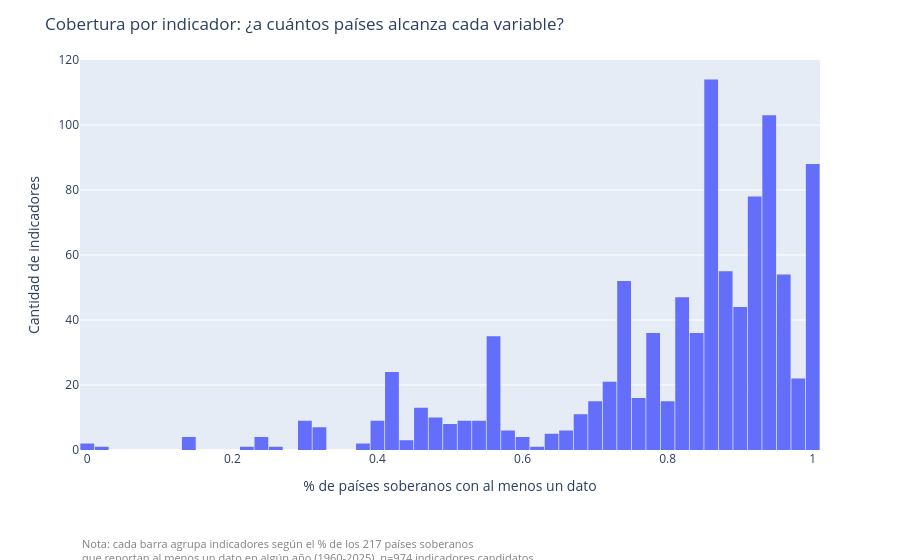

Source (notebook cell):
### Markdown cell above
## Graficamos distribución de los porcentajes de cobertura

### Code cell
df_plot = disponibilidad_indicador_full.reset_index().rename(columns={"index": "Código WDI"})

fig_cobertura_indicador = px.histogram(
    df_plot,
    x="pct_paises_con_dato",
    nbins=50,
    hover_data=["Código WDI", "n_paises_con_dato", "primer_anio", "ultimo_anio"],
    labels={"pct_paises_con_dato": "% de países soberanos con al menos un dato"},
)

fig_cobertura_indicador.update_layout(
    title="Cobertura por indicador: ¿a cuántos países alcanza cada variable?",
    xaxis_title="% de países soberanos con al menos un dato",
    yaxis_title="Cantidad de indicadores",
    bargap=0.05,
    margin=dict(b=110),  # más espacio abajo para que entre la nota
)

fig_cobertura_indicador.add_annotation(
    text=(
        "Nota: cada barra agrupa indicadores según el % de los 217 países soberanos<br>"
        "que reportan al menos un dato en algún año (1960-2025). n=974 indicadores candidatos."
    ),
    xref="paper", yref="paper",
    x=0, y=-0.30,
    showarrow=False,
    font=dict(size=11, color="gray"),
    align="left",
)

figuras_reporte.append(("cobertura_por_indicador", fig_cobertura_indicador))
fig_cobertura_indicador.show()

### Figure 1 — Plotly figure (JSON) as saved in the notebook; plotly's stock layout.template omitted (floating-point values rounded to 4 significant figures; data arrays with more than 128 entries replaced by an {"elided": "..."} marker saying what was removed)
{"data": [{"bingroup": "x", "hovertemplate": "% de países soberanos con al menos un dato=%{x}<br>count=%{y}<extra></extra>", "legendgroup": "", "marker": {"color": "#636efa", "pattern": {"shape": ""}}, "name": "", "nbinsx": 50, "orientation": "v", "showlegend": false, "type": "histogram", "x": {"elided": "980 float values"}, "xaxis": "x", "yaxis": "y"}], "layout": {"annotations": [{"align": "left", "font": {"color": "gray", "size": 11}, "showarrow": false, "text": "Nota: cada barra agrupa indicadores según el % de los 217 países soberanos<br>que reportan al menos un dato en algún año (1960-2025). n=974 indicadores candidatos.", "x": 0, "xref": "paper", "y": -0.3, "yref": "paper"}], "bargap": 0.05, "barmode": "relative", "legend": {"tracegroupgap": 0}, "margin": {"b": 110, "t": 60}, "title": {"text": "Cobertura por indicador: ¿a cuántos países alcanza cada variable?"}, "xaxis": {"anchor": "y", "domain": [0, 1], "title": {"text": "% de países soberanos con al menos un dato"}}, "yaxis": {"anchor": "x", "domain": [0, 1], "title": {"text": "Cantidad de indicadores"}}}}
